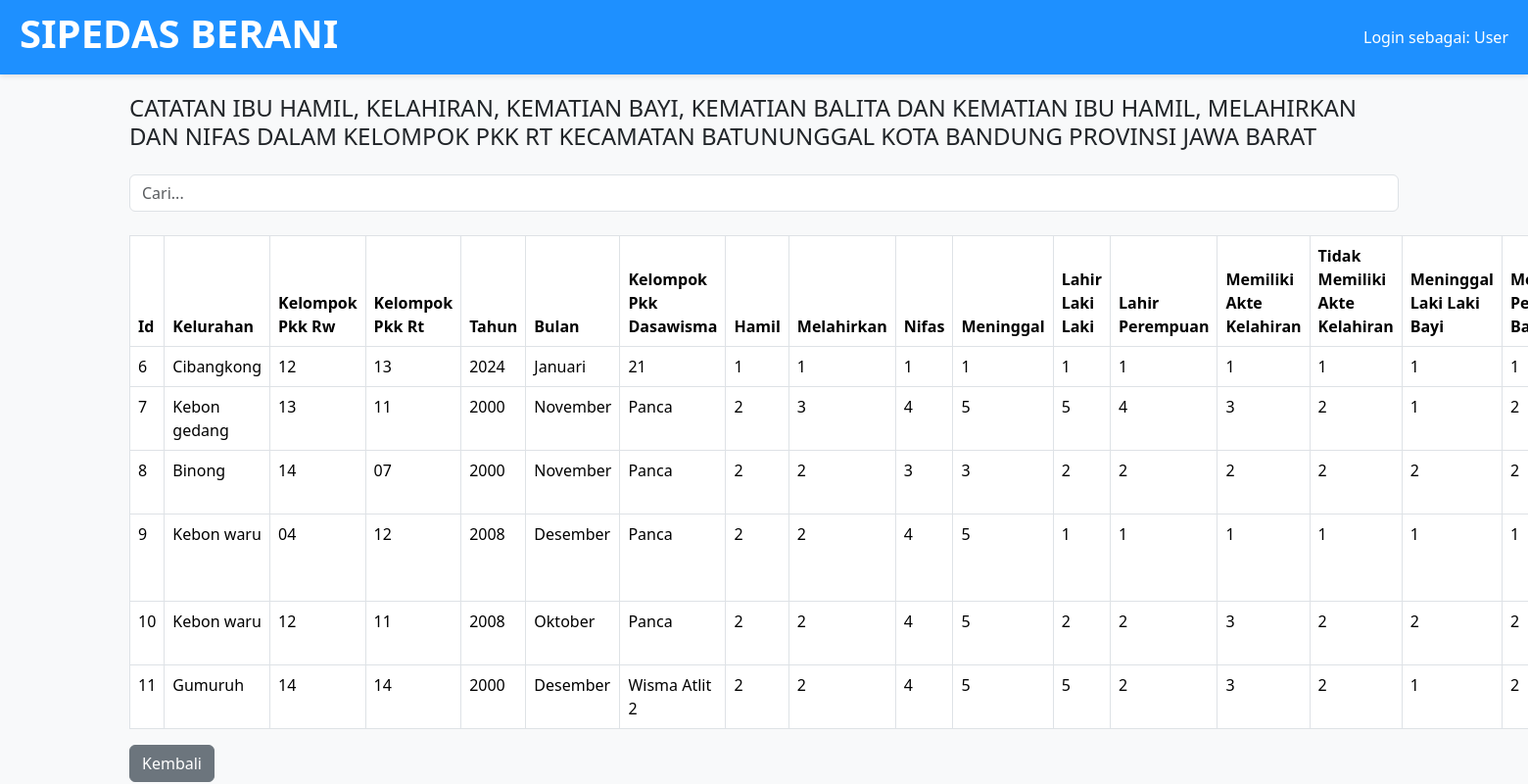
The app's page /view_rekap_bumil_rt.php with its own data.
### tables this page shows
CREATE TABLE `form_rekap_bumil_rt` (
  `id` int(11) NOT NULL,
  `kelurahan` varchar(100) DEFAULT NULL,
  `kelompok_pkk_rw` varchar(10) DEFAULT NULL,
  `kelompok_pkk_rt` varchar(10) DEFAULT NULL,
  `tahun` year(4) DEFAULT NULL,
  `bulan` varchar(20) DEFAULT NULL,
  `kelompok_pkk_dasawisma` varchar(100) DEFAULT NULL,
  `hamil` int(11) DEFAULT 0,
  `melahirkan` int(11) DEFAULT 0,
  `nifas` int(11) DEFAULT 0,
  `meninggal` int(11) DEFAULT 0,
  `lahir_laki_laki` int(11) DEFAULT 0,
  `lahir_perempuan` int(11) DEFAULT 0,
  `memiliki_akte_kelahiran` int(11) DEFAULT 0,
  `tidak_memiliki_akte_kelahiran` int(11) DEFAULT 0,
  `meninggal_laki_laki_bayi` int(11) DEFAULT 0,
  `meninggal_perempuan_bayi` int(11) DEFAULT 0,
  `meninggal_laki_laki_balita` int(11) DEFAULT 0,
  `meninggal_perempuan_balita` int(11) DEFAULT 0,
  `keterangan` text DEFAULT NULL
);

### view_rekap_bumil_rt.php (the view, shortened to what this page needs)
<?php
include 'connect.php';
function fetchData($conn) {
    $sql = "SELECT * FROM form_rekap_bumil_rt";
    return $conn->query($sql);
}
$result = fetchData($conn);
?>
<!DOCTYPE html>
<html lang="en">
<head>
    <link rel="stylesheet" href="css/bootstrap.min.css">
    <link rel="stylesheet" href="css/styles.css">
</head>
<body>
    <header class="header">
        <div class="header-left">
            <h1>SIPEDAS BERANI</h1>
        </div>
        <div class="header-right">
            <span>Login sebagai: User</span>
        </div>
    </header>
    <div class="container mt-5">
        <h4 class="mt-5">CATATAN IBU HAMIL, KELAHIRAN, KEMATIAN BAYI, KEMATIAN BALITA DAN KEMATIAN IBU HAMIL, MELAHIRKAN DAN NIFAS DALAM KELOMPOK PKK RT KECAMATAN BATUNUNGGAL KOTA BANDUNG PROVINSI JAWA BARAT</h4>
        <input type="text" id="searchKelurahan" placeholder="Cari..." class="form-control mt-4" onkeyup="filterTable()" style="margin-top: 80px;">
        <table class="table table-bordered mt-4">
            <thead>
                <tr>
                    <th>Id</th>
                    <th>Kelurahan</th>
                    <th>Kelompok Pkk Rw</th>
                    <th>Kelompok Pkk Rt</th>
                    <th>Tahun</th>
                    <th>Bulan</th>
                    <th>Kelompok Pkk Dasawisma</th>
                    <th>Hamil</th>
                    <th>Melahirkan</th>
                    <th>Nifas</th>
                    <th>Meninggal</th>
                    <th>Lahir Laki Laki</th>
                    <th>Lahir Perempuan</th>
                    <th>Memiliki Akte Kelahiran</th>
                    <th>Tidak Memiliki Akte Kelahiran</th>
                    <th>Meninggal Laki Laki Bayi</th>
                    <th>Meninggal Perempuan Bayi</th>
                </tr>
            </thead>
            <tbody>
                <?php if ($result->num_rows > 0): ?>
                    <?php while($row = $result->fetch_assoc()): ?>
                        <tr>
                            <td><?php echo $row['id']; ?></td>
                            <td><?php echo $row['kelurahan']; ?></td>
                            <td><?php echo $row['kelompok_pkk_rw']; ?></td>
                            <td><?php echo $row['kelompok_pkk_rt']; ?></td>
                            <td><?php echo $row['tahun']; ?></td>
                            <td><?php echo $row['bulan']; ?></td>
                            <td><?php echo $row['kelompok_pkk_dasawisma']; ?></td>
                            <td><?php echo $row['hamil']; ?></td>
                            <td><?php echo $row['melahirkan']; ?></td>
                            <td><?php echo $row['nifas']; ?></td>
                            <td><?php echo $row['meninggal']; ?></td>
                            <td><?php echo $row['lahir_laki_laki']; ?></td>
                            <td><?php echo $row['lahir_perempuan']; ?></td>
                            <td><?php echo $row['memiliki_akte_kelahiran']; ?></td>
                            <td><?php echo $row['tidak_memiliki_akte_kelahiran']; ?></td>
                            <td><?php echo $row['meninggal_laki_laki_bayi']; ?></td>
                            <td><?php echo $row['meninggal_perempuan_bayi']; ?></td>
                        </tr>
                    <?php endwhile; ?>
                <?php else: ?>
                    <tr>
                        <td colspan="22">Tidak ada data ditemukan.</td>
                    </tr>
                <?php endif; ?>
            </tbody>
        </table>
        <a href="mainmenu.php" class="btn btn-secondary">Kembali</a>
    </div>
</body>
</html>

### css/styles.css (style rules this page uses)
:root { --white: #ffffff; --blue: #1e90ff; }
body { background-color: #f8f9fa; display: flex; justify-content: center; align-items: center; }
.header { background-color: var(--blue); color: white; position: fixed; top: 0; left: 0; right: 0; padding: 10px 20px; box-shadow: 0 2px 5px rgba(0, 0, 0, 0.1); z-index: 1001; display: flex; justify-content: space-between; align-items: center; }
.header-left { flex: 1; }
.header-right { margin-left: 20px; font-weight: 500; }
.header h1 { font-weight: 700; }

### records on screen
form_rekap_bumil_rt: id "6", kelurahan "Cibangkong", kelompok_pkk_rw "12", kelompok_pkk_rt "13", tahun "2024", bulan "Januari", kelompok_pkk_dasawisma "21", hamil "1", melahirkan "1", nifas "1", meninggal "1", lahir_laki_laki "1", lahir_perempuan "1", memiliki_akte_kelahiran "1", tidak_memiliki_akte_kelahiran "1", meninggal_laki_laki_bayi "1", meninggal_perempuan_bayi "1"
form_rekap_bumil_rt: id "7", kelurahan "Kebon gedang", kelompok_pkk_rw "13", kelompok_pkk_rt "11", tahun "2000", bulan "November", kelompok_pkk_dasawisma "Panca", hamil "2", melahirkan "3", nifas "4", meninggal "5", lahir_laki_laki "5", lahir_perempuan "4", memiliki_akte_kelahiran "3", tidak_memiliki_akte_kelahiran "2", meninggal_laki_laki_bayi "1", meninggal_perempuan_bayi "2"
form_rekap_bumil_rt: id "8", kelurahan "Binong", kelompok_pkk_rw "14", kelompok_pkk_rt "07", tahun "2000", bulan "November", kelompok_pkk_dasawisma "Panca", hamil "2", melahirkan "2", nifas "3", meninggal "3", lahir_laki_laki "2", lahir_perempuan "2", memiliki_akte_kelahiran "2", tidak_memiliki_akte_kelahiran "2", meninggal_laki_laki_bayi "2", meninggal_perempuan_bayi "2"
form_rekap_bumil_rt: id "9", kelurahan "Kebon waru", kelompok_pkk_rw "04", kelompok_pkk_rt "12", tahun "2008", bulan "Desember", kelompok_pkk_dasawisma "Panca", hamil "2", melahirkan "2", nifas "4", meninggal "5", lahir_laki_laki "1", lahir_perempuan "1", memiliki_akte_kelahiran "1", tidak_memiliki_akte_kelahiran "1", meninggal_laki_laki_bayi "1", meninggal_perempuan_bayi "1"
form_rekap_bumil_rt: id "10", kelurahan "Kebon waru", kelompok_pkk_rw "12", kelompok_pkk_rt "11", tahun "2008", bulan "Oktober", kelompok_pkk_dasawisma "Panca", hamil "2", melahirkan "2", nifas "4", meninggal "5", lahir_laki_laki "2", lahir_perempuan "2", memiliki_akte_kelahiran "3", tidak_memiliki_akte_kelahiran "2", meninggal_laki_laki_bayi "2", meninggal_perempuan_bayi "2"
form_rekap_bumil_rt: id "11", kelurahan "Gumuruh", kelompok_pkk_rw "14", kelompok_pkk_rt "14", tahun "2000", bulan "Desember", kelompok_pkk_dasawisma "Wisma Atlit 2", hamil "2", melahirkan "2", nifas "4", meninggal "5", lahir_laki_laki "5", lahir_perempuan "2", memiliki_akte_kelahiran "3", tidak_memiliki_akte_kelahiran "2", meninggal_laki_laki_bayi "1", meninggal_perempuan_bayi "2"
